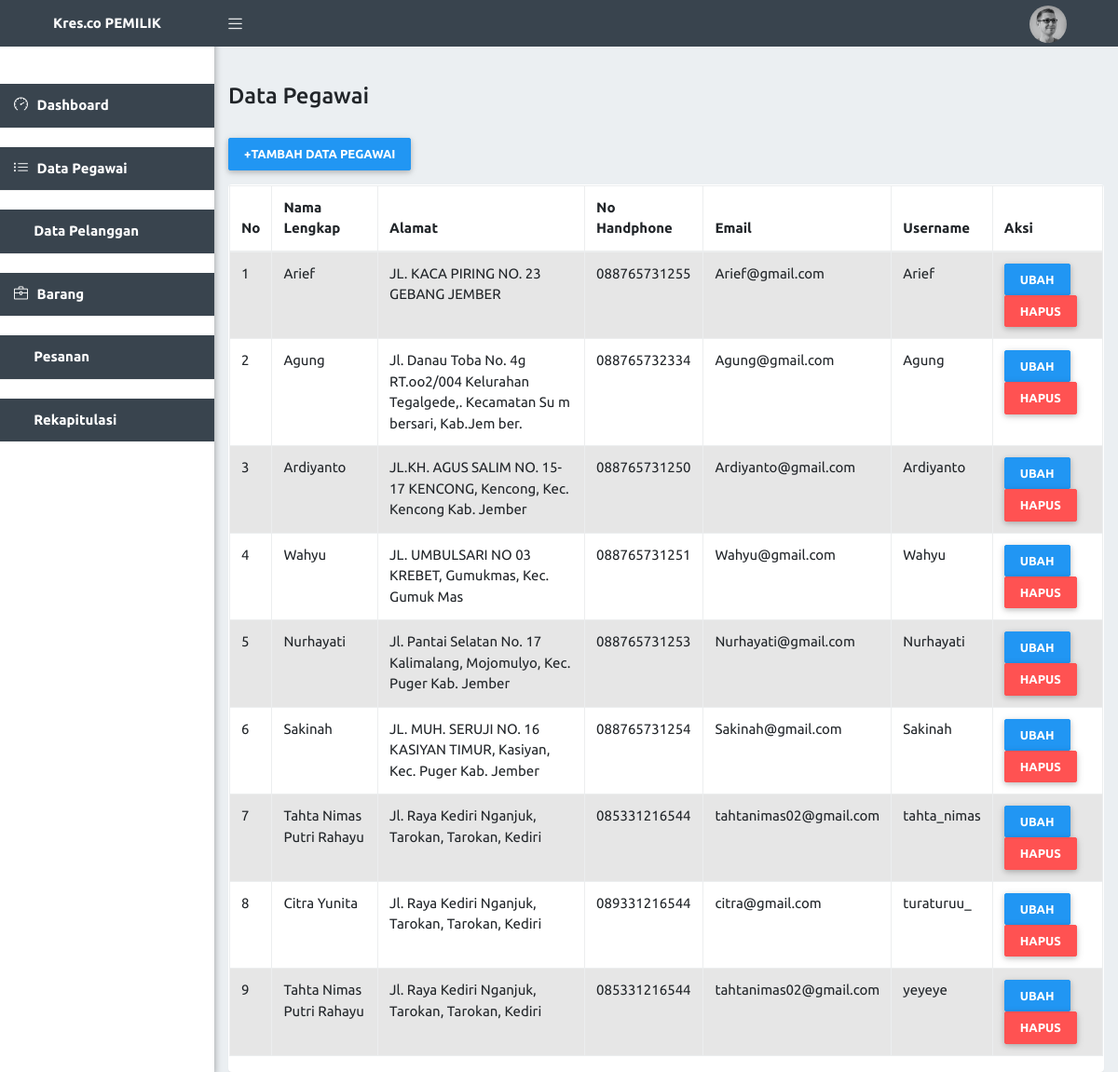
Page /pemilik/datapegawai.php on the committed database.
### tables this page shows
CREATE TABLE `pegawai` (
  `id_pegawai` int(11) NOT NULL,
  `nama_lengkap` varchar(100) NOT NULL,
  `alamat` varchar(150) NOT NULL,
  `no_hp` varchar(12) NOT NULL,
  `email` varchar(50) NOT NULL,
  `username` varchar(20) NOT NULL,
  `password` varchar(20) NOT NULL
);

### pemilik/datapegawai.php (the view, shortened to what this page needs)
<?php
include '../koneksi.php';
?>
<!doctype html>
<html lang="en">
  <head>
    <link href="https://cdn.jsdelivr.net/npm/bootstrap@5.1.3/dist/css/bootstrap.min.css" rel="stylesheet">
<link rel="stylesheet" type="text/css" href="../Assets/icon/themify-icons/themify-icons.css">
<link rel="stylesheet" type="text/css" href="../Assets/icon/icofont/css/icofont.css">
<link rel="stylesheet" type="text/css" href="../Assets/icon/simple-line-icons/css/simple-line-icons.css">
<link rel="stylesheet" type="text/css" href="../Assets/plugins/bootstrap/css/bootstrap.min.css">
<link rel="stylesheet" href="../Assets/plugins/chartist/dist/chartist.css" type="text/css" media="all">
<link href="../Assets/css/svg-weather.css" rel="stylesheet">
<link rel="stylesheet" type="text/css" href="../Assets/css/main.css">
<link rel="stylesheet" type="text/css" href="../Assets/css/responsive.css">
    <link href="../Assets/css/sidebars.css" rel="stylesheet">
  </head>
  <body class="sidebar-mini fixed">
   <div class="wrapper">
      <header class="main-header-top hidden-print">
         <a href="index.php" class="logo"><b>Kres.co PEMILIK</b></a>
         <nav class="navbar navbar-static-top">
            <a href="#!" data-toggle="offcanvas" class="sidebar-toggle"></a>
            <div class="navbar-custom-menu f-right">
               <ul class="top-nav">
                  <li class="dropdown" style="padding-left: 800px;">
                     <a href="profil.php" data-toggle="dropdown" role="button" aria-haspopup="true" aria-expanded="false" class="dropdown-toggle drop icon-circle drop-image">
                        <span><img class="img-circle " src="../Assets/images/avatar-1.png" style="width:40px;" alt="User Image"></span>
                        <span>
                           <i class=" icofont icofont-simple-down"></i></span>
                     </a>
                  </li>
               </ul>
            </div>
         </nav>
      </header>
      <aside class="main-sidebar hidden-print ">
         <section class="sidebar" id="sidebar-scroll">
            <ul class="sidebar-menu">
                <li class="nav-level"></li>
                <li class="active treeview">
                    <a class="waves-effect waves-dark" href="index.php">
                        <i class="icon-speedometer"></i><span> Dashboard</span>
                    </a>
                </li>
                <li class="nav-level"></li>
                <li class="active treeview">
                    <a class="waves-effect waves-dark" href="datapegawai.php">
                        <i class="icon-list"></i><span> Data Pegawai</span>
                    </a>
                </li>
                <li class="nav-level"></li>
                <li class="active treeview">
                    <a class="waves-effect waves-dark" href="data_pelanggan.php">
                        <i class="icofont icofont-users"></i><span> Data Pelanggan</span>
                    </a>
                </li>
                <li class="nav-level"></li>
                <li class="active treeview">
                    <a class="waves-effect waves-dark" href="barang/produk.php">
                        <i class="icon-briefcase"></i><span> Barang</span>
                    </a>
                </li>
                <li class="nav-level"></li>
                <li class="active treeview">
                    <a class="waves-effect waves-dark" href="pemesanan/index.php">
                        <i class="icofont icofont-files"></i><span> Pesanan</span>
                    </a>
                </li>
                <li class="nav-level"></li>
                <li class="active treeview">
                    <a class="waves-effect waves-dark" href="rekap/index.php">
                        <i class="icofont icofont-wallet"></i><span> Rekapitulasi</span>
                    </a>
                </li>
            </ul>
         </section>
      </aside>
      <div class="content-wrapper">
         <div class="container-fluid">
            <div class="row">
               <div class="main-header"></div>
            </div>
            <div class="mt-0 mb-4">
               <h4 class=" pb-2 text-dark">Data Pegawai</h4>
			   </div>
            <div class="main-panel">
			   <div class="content">
				   <div class="page-inner">
					   <a href="tambah_pegawai.php" class="btn btn-primary" style="margin-bottom: 15px;">+Tambah Data Pegawai</a>
								<div class="panel panel-default">
									<div class="panel-body">
										<div class="table-responsive">
											<table class="table table-striped table-bordered table-hover" id="dataTables-example">
												<thead>
													<tr>
														<th>No</th>
														<th>Nama Lengkap</th>
														<th>Alamat</th>
														<th>No Handphone</th>
														<th>Email</th>
														<th>Username</th>
														<th>Aksi</th>
													</tr>
												</thead>
												<tbody>
                <?php
                    $no = 1;
                    $sql = $conn->query ("SELECT * FROM pegawai");
                    while ($data = $sql -> fetch_assoc()) {
                ?>
				                           <tr>
                                    		<td><?php echo $no++?></td>
                                          <td><?php echo $data['nama_lengkap'];?></td>
                                    		<td><?php echo $data['alamat'];?></td>
                                    		<td><?php echo $data['no_hp'];?></td>
                                    		<td><?php echo $data['email'];?></td>
                                    		<td><?php echo $data['username'];?></td>
                                            <td>
                                             <a href="edit_pegawai.php?id_pegawai=<?php echo $data['id_pegawai']; ?>" class="btn btn-primary">Ubah</a>
                                    			<a onclick="return confirm('Yakin ingin menghapus data?')" href="hapus_pegawai.php?id_pegawai=<?php echo $data['id_pegawai']; ?>" class="btn btn-danger">Hapus</a>
                                    		</td>
                                    	</tr>
                                    	<?php  } ?>
                                    </tbody>
                                </table>
                              </div>
                           </div>
                        </div>
      </div>
   </div>
</body>
</html>

### Assets/css/sidebars.css (style rules this page uses)
body { min-height: 100vh; min-height: -webkit-fill-available; }
html { height: -webkit-fill-available; }
.dropdown-toggle { outline: 0; }

### Assets/css/generic-class.css (style rules this page uses)
.f-right { float: right !important; }

### Assets/css/menu.css (style rules this page uses)
.top-nav .dropdown-toggle:after { content: initial; }
.main-header-top { background-color: #39444e; }
.nav-level { padding: 10px 0 !important; font-weight: 500; font-size: 13px; color: #2196f3; border-top: 1px solid #efefef; position: relative; }
.nav-level:first-child { margin-top: 20px; border-top: none; }
.main-header-top .navbar .top-nav > li > a { opacity: 0.9; color: #fff; }
.main-header-top .navbar .sidebar-toggle { color: #fff; opacity: 0.9; }
.main-header-top .logo { color: #fff; border-bottom: 0 solid transparent; }
.sidebar-menu > li > a { color: #666; }
.sidebar-menu > li.active > a { color: #fff; font-weight: 600; background: #39444e; }
.fixed .main-header-top, .fixed .main-sidebar, .fixed .left-side { position: fixed; }
.fixed .main-header-top { top: 0; right: 0; left: 0; }
.fixed .content-wrapper { margin-top: 50px; }
.wrapper:before { content: " "; display: table; }
.wrapper:after { content: " "; clear: both; }
.content-wrapper { height: 100%; background-color: #ebeff2; margin-left: 230px; z-index: 820; -webkit-transition: all 0.3s ease-in-out; -moz-transition: all 0.3s ease-in-out; -ms-transition: all 0.3s ease-in-out; transition: all 0.3s ease-in-out; }
.main-header-top { position: relative; max-height: 50px; z-index: 1030; }
.main-header-top > .navbar { margin-bottom: 0; margin-left: 230px; border: none; max-height: 50px; border-radius: 0; padding: 0; background-color: #39444e; }
.main-header-top .sidebar-toggle { float: left; background-color: transparent; background-image: none; padding: 15px; font-family: fontAwesome; position: relative; -webkit-transition: all 0.3s ease; -moz-transition: all 0.3s ease; -ms-transition: all 0.3s ease; transition: all 0.3s ease; max-height: 50px; }
.main-header-top .sidebar-toggle:before { font-family: 'simple-line-icons'; content: "\e601"; font-size: 15px; }
.main-header-top .logo { display: block; width: 230px; height: 50px; font-size: 15px; font-weight: 400; line-height: 50px; text-align: center; padding: 0 15px; float: left; overflow: hidden; }
.main-header-top .top-nav { list-style: none; padding-left: 0; display: inline-block; float: right; margin: 0 10px 0 0; }
.main-header-top .top-nav > li { display: inline-block; position: relative; }
.main-header-top .top-nav > li > a { padding: 15px 20px; line-height: 50px; opacity: 0.9; }
.main-sidebar { position: absolute; top: 0; left: 0; background: #fff; padding-top: 50px; min-height: 100vh; width: 230px; z-index: 810; -webkit-box-shadow: 1px 3px 7px rgba(0, 0, 0, 0.3); box-shadow: 1px 3px 7px rgba(0, 0, 0, 0.3); -webkit-transition: transform 0.3s ease-in-out, width 0.3s ease-in-out; -moz-transition: transform 0.3s ease-in-out, width 0.3s ease-in-out; -ms-transition: transform 0.3s ease-in-out, width 0.3s ease-in-out; transition: transform 0.3s ease-in-out, width 0.3s ease-in-out; }
.sidebar { padding-bottom: 10px; font-size: 16px; }
.sidebar-menu { list-style: none; margin: 0; padding: 0; white-space: nowrap; overflow: hidden; }
.sidebar-menu > li { position: relative; margin: 0; padding: 0; }
.sidebar-menu > li > a { padding: 12px 5px 12px 15px; display: block; position: relative; font-size: 15px; background-color: #fff; }
.sidebar-menu > li > a > i { padding-right: 6px; display: inline; }

### rows in the picture
pegawai: nama_lengkap "Arief", alamat "JL. KACA PIRING NO. 23 GEBANG JEMBER", no_hp "088765731255", email "Arief@gmail.com", username "Arief"
pegawai: nama_lengkap "Agung", alamat "Jl. Danau Toba No. 4g RT.oo2/004 Kelurahan Tegalgede,. Kecamatan Su m bersari, Kab.Jem ber.", no_hp "088765732334", email "Agung@gmail.com", username "Agung"
pegawai: nama_lengkap "Ardiyanto", alamat "JL.KH. AGUS SALIM NO. 15-17 KENCONG, Kencong, Kec. Kencong Kab. Jember", no_hp "088765731250", email "Ardiyanto@gmail.com", username "Ardiyanto"
pegawai: nama_lengkap "Wahyu", alamat "JL. UMBULSARI NO 03 KREBET, Gumukmas, Kec. Gumuk Mas", no_hp "088765731251", email "Wahyu@gmail.com", username "Wahyu"
pegawai: nama_lengkap "Nurhayati", alamat "Jl. Pantai Selatan No. 17 Kalimalang, Mojomulyo, Kec. Puger Kab. Jember", no_hp "088765731253", email "Nurhayati@gmail.com", username "Nurhayati"
pegawai: nama_lengkap "Sakinah", alamat "JL. MUH. SERUJI NO. 16 KASIYAN TIMUR, Kasiyan, Kec. Puger Kab. Jember", no_hp "088765731254", email "Sakinah@gmail.com", username "Sakinah"
pegawai: nama_lengkap "Tahta Nimas Putri Rahayu", alamat "Jl. Raya Kediri Nganjuk, Tarokan, Tarokan, Kediri", no_hp "085331216544", email "tahtanimas02@gmail.com", username "tahta_nimas"
pegawai: nama_lengkap "Citra Yunita", alamat "Jl. Raya Kediri Nganjuk, Tarokan, Tarokan, Kediri", no_hp "089331216544", email "citra@gmail.com", username "turaturuu_"
pegawai: nama_lengkap "Tahta Nimas Putri Rahayu", alamat "Jl. Raya Kediri Nganjuk, Tarokan, Tarokan, Kediri", no_hp "085331216544", email "tahtanimas02@gmail.com", username "yeyeye"
